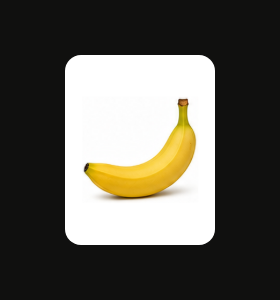
#> input picture gallery/games/atom_card_tile.png, 280 x 300 px
$ python contact_sheet.py
#> lines starting #> are read from the running program, lines starting #| are printed output that depends on the picture
"""Composite every gallery component (light render) into one labeled contact
sheet, grouped by atomic tier. Faithful — uses the real golden PNGs."""
import glob
import os

from PIL import Image, ImageDraw, ImageFont

TIERS = ["atoms", "molecules", "organisms", "surfaces"]
CELL_W, CELL_H, LABEL_H = 300, 220, 30
GAP, PAD, HEADER_H = 16, 28, 52
COLS = 4
BG = (246, 249, 248)
CELL_BG = (255, 255, 255)
INK = (20, 30, 28)
MUTED = (110, 120, 118)
ACCENT = (42, 157, 143)


def font(size, bold=False):
#> called with size = 15, bold = False
    paths = [
        "/System/Library/Fonts/Helvetica.ttc",
        "/System/Library/Fonts/Supplemental/Arial.ttf",
    ]
    for p in paths:
        if os.path.exists(p):
            try:
                return ImageFont.truetype(p, size)
            except Exception:
                pass
    return ImageFont.load_default()


F_LABEL = font(15)
F_HEADER = font(24)
F_TITLE = font(34)


def comps(tier):
    files = sorted(glob.glob(f"gallery/{tier}/*__light.png"))
    return [(os.path.basename(f).replace("__light.png", ""), f) for f in files]


# ── measure total height ───────────────────────────────────────────────
groups = [(t, comps(t)) for t in TIERS]
groups = [(t, c) for t, c in groups if c]
width = PAD * 2 + COLS * CELL_W + (COLS - 1) * GAP

y = PAD + 60  # title band
for _, cs in groups:
    rows = (len(cs) + COLS - 1) // COLS
    y += HEADER_H + rows * (CELL_H + LABEL_H + GAP)
height = y + PAD

img = Image.new("RGB", (width, height), BG)
d = ImageDraw.Draw(img)

# ── title ──────────────────────────────────────────────────────────────
d.text((PAD, PAD), "The component bible", font=F_TITLE, fill=INK)
total = sum(len(c) for _, c in groups)
d.text((PAD, PAD + 42), f"{total} components · light render · open gallery/ for light+dark",
       font=F_LABEL, fill=MUTED)

# ── tiers ──────────────────────────────────────────────────────────────
y = PAD + 60
for tier, cs in groups:
    d.text((PAD, y + 12), tier.upper(), font=F_HEADER, fill=ACCENT)
    d.line((PAD, y + HEADER_H - 8, width - PAD, y + HEADER_H - 8), fill=(220, 228, 226), width=1)
    y += HEADER_H
    for i, (name, path) in enumerate(cs):
        col = i % COLS
        row = i // COLS
        cx = PAD + col * (CELL_W + GAP)
        cy = y + row * (CELL_H + LABEL_H + GAP)
        # cell background
        d.rounded_rectangle((cx, cy, cx + CELL_W, cy + CELL_H), radius=12, fill=CELL_BG,
                            outline=(228, 234, 232), width=1)
        # fit the render into the cell (contain)
        try:
            src = Image.open(path).convert("RGB")
        except Exception:
            continue
        pad = 10
        maxw, maxh = CELL_W - pad * 2, CELL_H - pad * 2
        scale = min(maxw / src.width, maxh / src.height)
        nw, nh = max(1, int(src.width * scale)), max(1, int(src.height * scale))
        src = src.resize((nw, nh), Image.LANCZOS)
        img.paste(src, (cx + (CELL_W - nw) // 2, cy + (CELL_H - nh) // 2))
        # label
        d.text((cx + 4, cy + CELL_H + 6), name, font=F_LABEL, fill=INK)
    rows = (len(cs) + COLS - 1) // COLS
    y += rows * (CELL_H + LABEL_H + GAP)

out = "gallery/contact_sheet.png"
img.save(out)
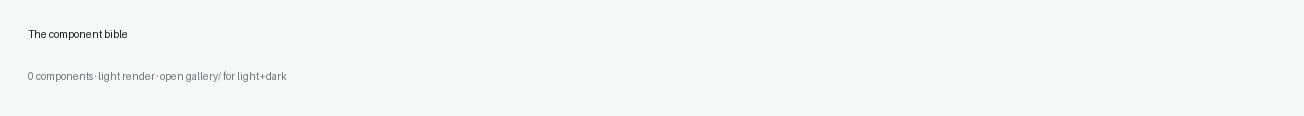
#> saved as contact_sheet.png: PIL image 1304x116 RGB; mean R, G, B 245.2, 248.2, 247.2
print(f"wrote {out} — {width}x{height}, {total} components")


# ── games sheet ─────────────────────────────────────────────────────────
# The experience layer: one render per game (games own their dark surface).
gfiles = sorted(glob.glob("gallery/games/*.png"))
gfiles = [(os.path.basename(f).replace("stage_", "").replace(".png", ""), f)
          for f in gfiles if "contact" not in f]
if gfiles:
    GCOLS, GCW, GCH = 4, 300, 300
    gw = PAD * 2 + GCOLS * GCW + (GCOLS - 1) * GAP
    grows = (len(gfiles) + GCOLS - 1) // GCOLS
    gh = PAD + 60 + grows * (GCH + LABEL_H + GAP) + PAD
    gimg = Image.new("RGB", (gw, gh), BG)
    gd = ImageDraw.Draw(gimg)
    gd.text((PAD, PAD), "The games — every stage", font=F_TITLE, fill=INK)
    gd.text((PAD, PAD + 42), f"{len(gfiles)} surfaces · the experience layer",
            font=F_LABEL, fill=MUTED)
    gy = PAD + 60
    for i, (name, path) in enumerate(gfiles):
        col, row = i % GCOLS, i // GCOLS
        cx = PAD + col * (GCW + GAP)
        cy = gy + row * (GCH + LABEL_H + GAP)
        gd.rounded_rectangle((cx, cy, cx + GCW, cy + GCH), radius=12,
                             fill=(15, 15, 20), outline=(42, 44, 52), width=1)
        try:
            src = Image.open(path).convert("RGB")
        except Exception:
            continue
        scale = min((GCW - 16) / src.width, (GCH - 16) / src.height)
#> scale = 0.947
        nw, nh = max(1, int(src.width * scale)), max(1, int(src.height * scale))
#> nw = 265; nh = 284
        src = src.resize((nw, nh), Image.LANCZOS)
#> src: PIL image 265x284 RGB
        gimg.paste(src, (cx + (GCW - nw) // 2, cy + (GCH - nh) // 2))
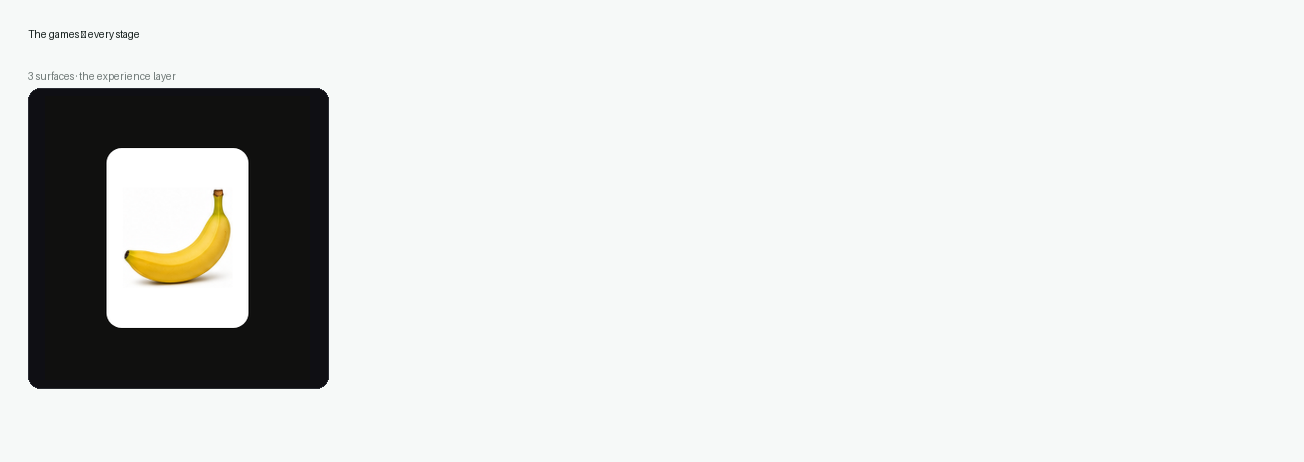
#> gimg: PIL image 1304x462 RGB; mean R, G, B 221.1, 223.4, 221.7
        gd.text((cx + 4, cy + GCH + 6), name, font=F_LABEL, fill=INK)
#> pass 2 of the loop `for i, (name, path) in enumerate(gfiles):`:
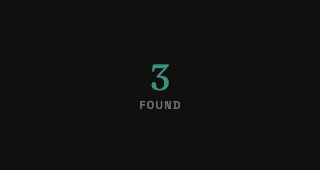
#> input picture gallery/games/atom_counter.png, 320 x 170 px
#> `gimg.paste(src, (cx + (GCW - nw) // 2, cy + (GCH - nh) // 2))`:
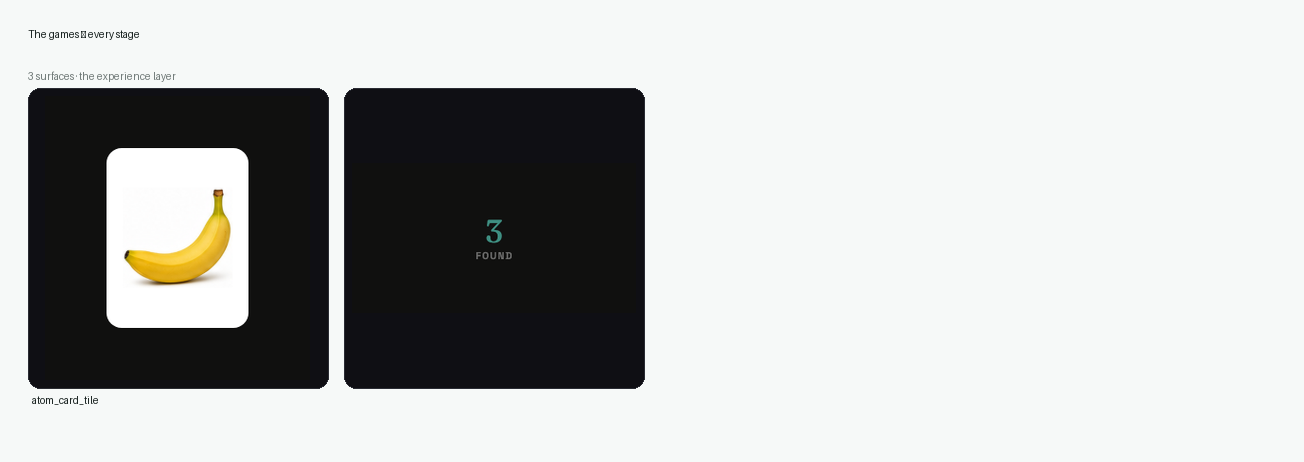
#> gimg: PIL image 1304x462 RGB; mean R, G, B 186.5, 188.4, 187.2
#> pass 3 of the loop `for i, (name, path) in enumerate(gfiles):`:
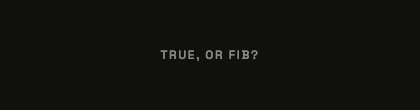
#> input picture gallery/games/atom_eyebrow.png, 420 x 110 px
#> `gimg.paste(src, (cx + (GCW - nw) // 2, cy + (GCH - nh) // 2))`:
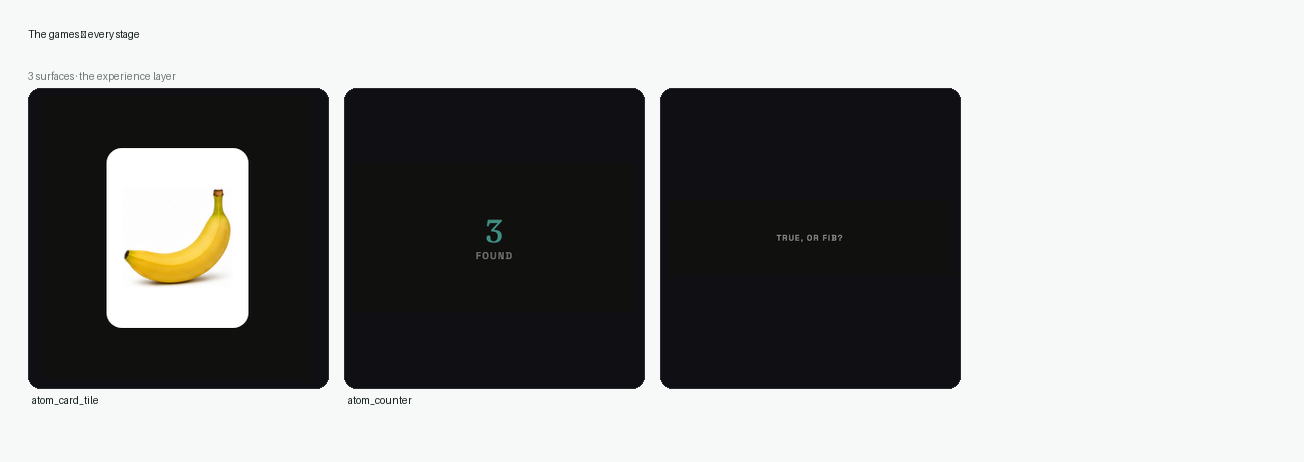
#> gimg: PIL image 1304x462 RGB; mean R, G, B 151.9, 153.3, 152.8
    gimg.save("gallery/games_contact_sheet.png")
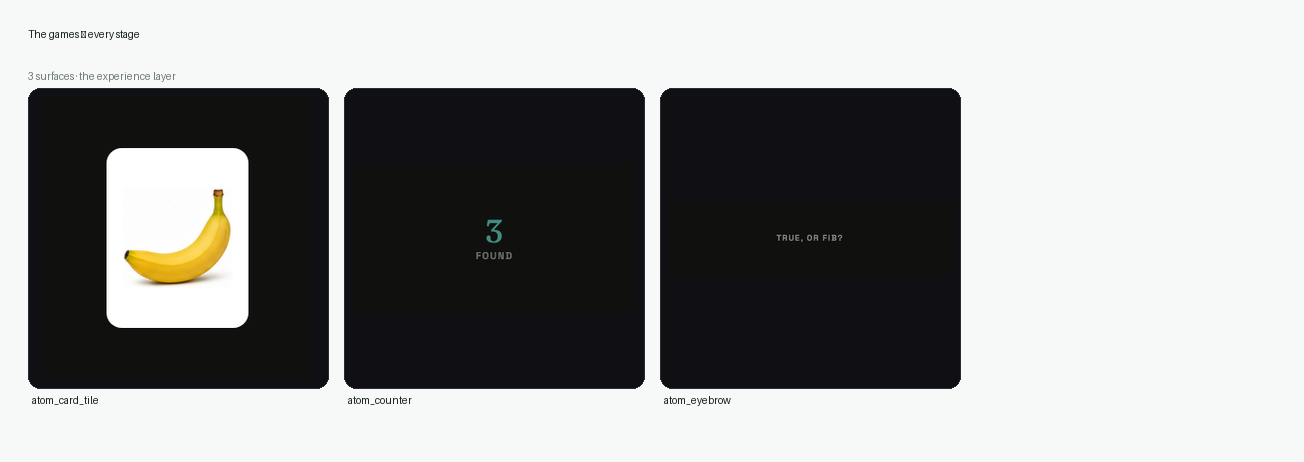
#> saved as games_contact_sheet.png: PIL image 1304x462 RGB; mean R, G, B 151.8, 153.3, 152.8
    print(f"wrote gallery/games_contact_sheet.png — {len(gfiles)} games")


# ── game organisms sheet ─────────────────────────────────────────────────
# The full assembled surfaces (stage + control bar) — the complete games.
ofiles = sorted(glob.glob("gallery/games/organism_*.png"))
ofiles = [(os.path.basename(f).replace("organism_", "").replace(".png", ""), f)
          for f in ofiles]
if ofiles:
    OCOLS, OCW, OCH = 4, 230, 420
    ow = PAD * 2 + OCOLS * OCW + (OCOLS - 1) * GAP
    orows = (len(ofiles) + OCOLS - 1) // OCOLS
    oh = PAD + 60 + orows * (OCH + LABEL_H + GAP) + PAD
    oimg = Image.new("RGB", (ow, oh), BG)
    od = ImageDraw.Draw(oimg)
    od.text((PAD, PAD), "The game organisms — the whole game", font=F_TITLE, fill=INK)
    od.text((PAD, PAD + 42), f"{len(ofiles)} surfaces · stage + control bar (GameScaffold)",
            font=F_LABEL, fill=MUTED)
    oy = PAD + 60
    for i, (name, path) in enumerate(ofiles):
        col, row = i % OCOLS, i // OCOLS
        cx = PAD + col * (OCW + GAP)
        cy = oy + row * (OCH + LABEL_H + GAP)
        od.rounded_rectangle((cx, cy, cx + OCW, cy + OCH), radius=12,
                             fill=(15, 15, 20), outline=(42, 44, 52), width=1)
        try:
            src = Image.open(path).convert("RGB")
        except Exception:
            continue
        scale = min((OCW - 12) / src.width, (OCH - 12) / src.height)
        nw, nh = max(1, int(src.width * scale)), max(1, int(src.height * scale))
        src = src.resize((nw, nh), Image.LANCZOS)
        oimg.paste(src, (cx + (OCW - nw) // 2, cy + (OCH - nh) // 2))
        od.text((cx + 4, cy + OCH + 6), name, font=F_LABEL, fill=INK)
    oimg.save("gallery/games_organisms_contact_sheet.png")
    print(f"wrote gallery/games_organisms_contact_sheet.png — {len(ofiles)} organisms")


# ── worlds sheet ─────────────────────────────────────────────────────────
# The curriculum layer: the action-words atoms + molecules (dark surface).
wfiles = sorted(glob.glob("gallery/worlds/*.png"))
wfiles = [(os.path.basename(f).replace(".png", ""), f)
          for f in wfiles if "contact" not in f]
if wfiles:
    WCOLS, WCW, WCH = 3, 300, 300
    ww = PAD * 2 + WCOLS * WCW + (WCOLS - 1) * GAP
    wrows = (len(wfiles) + WCOLS - 1) // WCOLS
    wh = PAD + 60 + wrows * (WCH + LABEL_H + GAP) + PAD
    wimg = Image.new("RGB", (ww, wh), BG)
    wd = ImageDraw.Draw(wimg)
    wd.text((PAD, PAD), "The worlds — action-words layer", font=F_TITLE, fill=INK)
    wd.text((PAD, PAD + 42), f"{len(wfiles)} surfaces · the curriculum vocabulary",
            font=F_LABEL, fill=MUTED)
    wy = PAD + 60
    for i, (name, path) in enumerate(wfiles):
        col, row = i % WCOLS, i // WCOLS
        cx = PAD + col * (WCW + GAP)
        cy = wy + row * (WCH + LABEL_H + GAP)
        wd.rounded_rectangle((cx, cy, cx + WCW, cy + WCH), radius=12,
                             fill=(15, 15, 20), outline=(42, 44, 52), width=1)
        try:
            src = Image.open(path).convert("RGB")
        except Exception:
            continue
        scale = min((WCW - 16) / src.width, (WCH - 16) / src.height)
        nw, nh = max(1, int(src.width * scale)), max(1, int(src.height * scale))
        src = src.resize((nw, nh), Image.LANCZOS)
        wimg.paste(src, (cx + (WCW - nw) // 2, cy + (WCH - nh) // 2))
        wd.text((cx + 4, cy + WCH + 6), name, font=F_LABEL, fill=INK)
    wimg.save("gallery/worlds_contact_sheet.png")
    print(f"wrote gallery/worlds_contact_sheet.png — {len(wfiles)} worlds")


# ── screens sheet ────────────────────────────────────────────────────────
# Every reachable screen, light render, inside the real shell. Tall cells
# (phone aspect). Light theme so the labels read on the warm paper.
sfiles = sorted(glob.glob("gallery/screens/*__light.png"))
sfiles = [(os.path.basename(f).replace("__light.png", ""), f) for f in sfiles]
if sfiles:
    SCOLS, SCW, SCH = 5, 240, 470
    sw = PAD * 2 + SCOLS * SCW + (SCOLS - 1) * GAP
    srows = (len(sfiles) + SCOLS - 1) // SCOLS
    sh = PAD + 60 + srows * (SCH + LABEL_H + GAP) + PAD
    simg = Image.new("RGB", (sw, sh), BG)
    sd = ImageDraw.Draw(simg)
    sd.text((PAD, PAD), "The screens — every surface in the app",
            font=F_TITLE, fill=INK)
    sd.text((PAD, PAD + 42),
            f"{len(sfiles)} screens · light render · open gallery/screens/ for light+dark",
            font=F_LABEL, fill=MUTED)
    sy = PAD + 60
    for i, (name, path) in enumerate(sfiles):
        col, row = i % SCOLS, i // SCOLS
        cx = PAD + col * (SCW + GAP)
        cy = sy + row * (SCH + LABEL_H + GAP)
        sd.rounded_rectangle((cx, cy, cx + SCW, cy + SCH), radius=12,
                             fill=CELL_BG, outline=(220, 228, 226), width=1)
        try:
            src = Image.open(path).convert("RGB")
        except Exception:
            continue
        scale = min((SCW - 12) / src.width, (SCH - 12) / src.height)
        nw, nh = max(1, int(src.width * scale)), max(1, int(src.height * scale))
        src = src.resize((nw, nh), Image.LANCZOS)
        simg.paste(src, (cx + (SCW - nw) // 2, cy + (SCH - nh) // 2))
        sd.text((cx + 4, cy + SCH + 6), name, font=F_LABEL, fill=INK)
    simg.save("gallery/screens_contact_sheet.png")
    print(f"wrote gallery/screens_contact_sheet.png — {len(sfiles)} screens")
